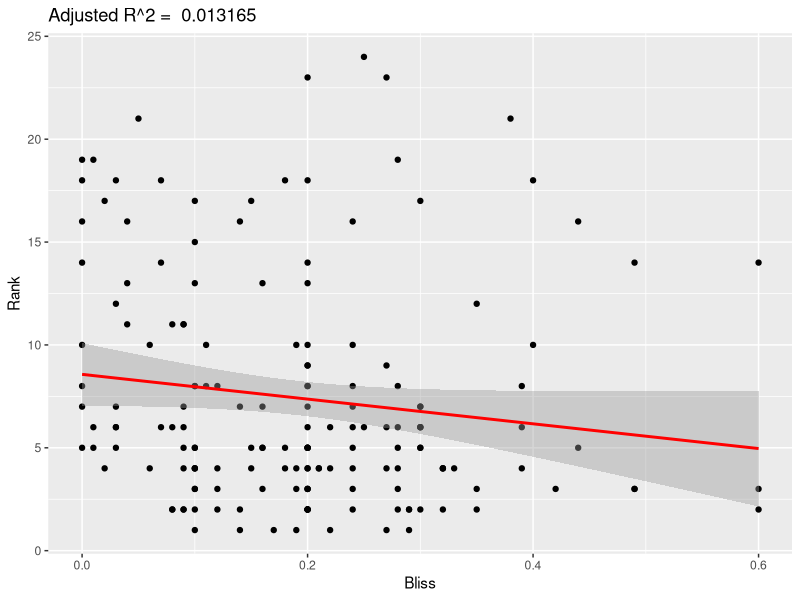

Reproduce this figure in R.
data<-read.table("TableforR_BlissvsRanking.txt", sep="\t", header = TRUE)

ggplotRegression <- function (fit) {
  
  require(ggplot2)
  
  ggplot(fit$model, aes_string(x = names(fit$model)[2], y = names(fit$model)[1])) + 
    geom_point() +
    stat_smooth(method = "lm", col = "red") +
    labs(title = paste("Adjusted R^2 = ",signif(summary(fit)$adj.r.squared, 5)), xlab= "Bliss score", ylab= "EPS rank")
}


ggplotRegression(lm(Rank ~ Bliss, data = data))
